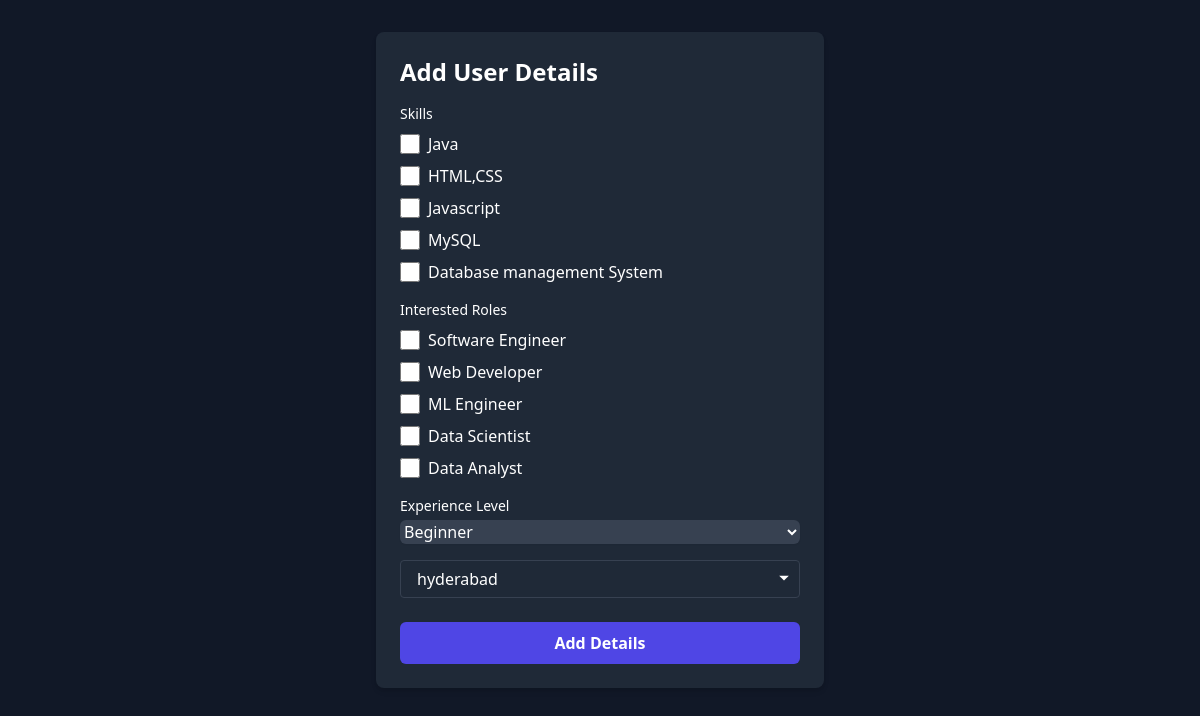
Screenshot of /user/add-user-details/ (signed in) with the database file from the repository.
### basic/models.py (models this page shows)
class skill(models.Model):
    skill_name = models.CharField(max_length=50)
    def __str__(self):
        return self.skill_name

class Job_fields( models.Model):
    field_name =  models.CharField(max_length=100)
    def __str__(self):
        return self.field_name

### basic/views.py (the view, shortened to what this page needs)
# urls.py: path("user/add-user-details/",views.add_user_details, name="add-user-details"),
@login_required(login_url='/user/login')
def add_user_details(request):
    logged_user = request.user
    skills_list = skill.objects.all()
    fields_list = Job_fields.objects.all()
    city_list = city.objects.all()
    exp_list = exp.objects.all()
    context = {
        "skills_list" : skills_list,
        "fields_list" : fields_list,
        "exp_list" : exp_list,
        "city_list" : city_list
    }
    return render(request, 'adduserdetails.html',context)

### basic/models.py (called while the page is built)
    def __str__( self):
        return self.exp_name

    def __str__(self):
        return self.city_name

### basic/templates/adduserdetails.html (shortened to what this page needs)
<!DOCTYPE html>
<html lang="en">
<head>
    <link href="https://cdn.jsdelivr.net/npm/tailwindcss@2.2.19/dist/tailwind.min.css" rel="stylesheet">
</head>
<body class="bg-gray-900 text-white">
    <div class="max-w-md mx-auto mt-8 p-6 bg-gray-800 rounded-lg shadow-md">
        <h1 class="text-2xl font-semibold mb-4">Add User Details</h1>
        <form method="POST">
            <div class="mb-4">
                <label for="skills" class="block text-sm font-medium">Skills</label>
                <div class="mt-2 space-y-2">
                    {% for each_skill in skills_list %}
                    <label class="flex items-center">
                        <input type="checkbox" class="form-checkbox h-5 w-5 text-indigo-600" name="skills" value="{{ each_skill }}">
                        <span class="ml-2">{{ each_skill }}</span>
                    </label>
                    {% endfor %}
                </div>
            </div>
            <div class="mb-4">
                <label for="interestedRoles" class="block text-sm font-medium">Interested Roles</label>
                <div class="mt-2 space-y-2">
                    {% for each_field in fields_list %}
                    <label class="flex items-center">
                        <input type="checkbox" class="form-checkbox h-5 w-5 text-indigo-600" name="fields" value="{{ each_field }}">
                        <span class="ml-2">{{ each_field }}</span>
                    </label>
                    {% endfor  %}
                </div>
            </div>
            <div class="mb-4">
                <label for="experienceLevel" class="block text-sm font-medium">Experience Level</label>
                <select id="experienceLevel" name="exp" class="mt-1 block w-full shadow-sm focus:ring-indigo-500 focus:border-indigo-500 border-gray-600 bg-gray-700 rounded-md">
                    {% for each_exp in exp_list %}
                    <option value="{{ each_exp }}">{{ each_exp }}</option>
                    {% endfor  %}
                </select>
            </div>
            <div class="relative">
                <select name="location" class="block appearance-none w-full bg-gray-800 border border-gray-700 text-white py-2 px-4 pr-8 rounded leading-tight focus:outline-none focus:bg-gray-900 focus:border-gray-900">
                    {% for city in city_list %}
                    <option>{{ city }}</option>
                    {% endfor %}
                </select>
                <div class="pointer-events-none absolute inset-y-0 right-0 flex items-center px-2 text-white">
                </div>
              </div>
            <div class="mt-6">
                <button type="submit"
                    class="w-full px-4 py-2 bg-indigo-600 border border-transparent rounded-md font-semibold hover:bg-indigo-700 focus:outline-none focus:ring-2 focus:ring-offset-2 focus:ring-indigo-500">Add
                    Details</button>
            </div>
        </form>
    </div>
</body>
</html>

### rows the page displays
skill: skill_name "Java"
skill: skill_name "HTML,CSS"
skill: skill_name "Javascript"
skill: skill_name "MySQL"
skill: skill_name "Database management System"
Job_fields: field_name "Software Engineer"
Job_fields: field_name "Web Developer"
Job_fields: field_name "ML Engineer"
Job_fields: field_name "Data Scientist"
Job_fields: field_name "Data Analyst"

### other values shown
form field exp "Beginner"
form field location "hyderabad"
